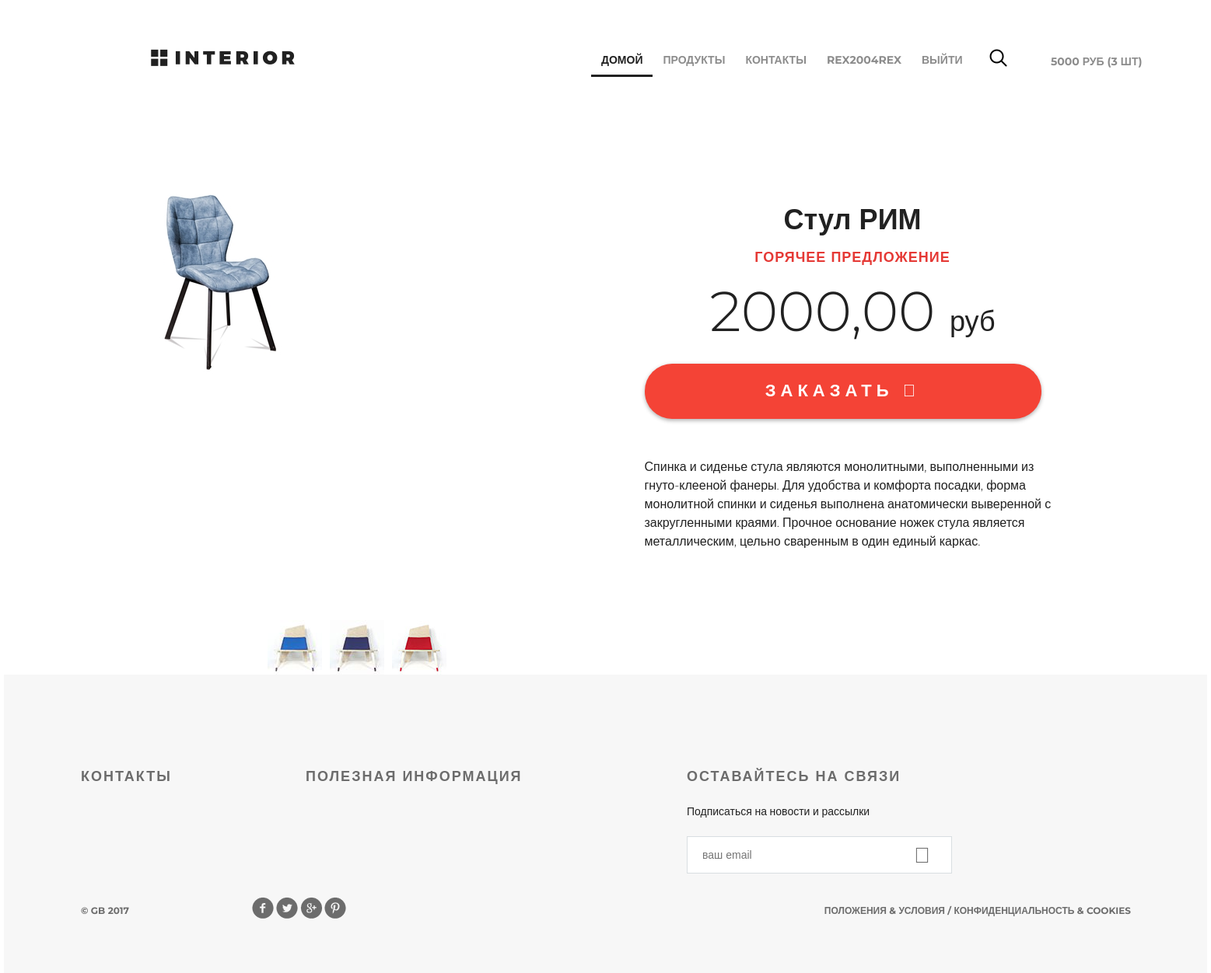
/products/product/3/ (signed in), run on the app's committed database.
### authapp/models.py (models this page shows)
class ShopUser(AbstractUser):
    avatar = models.ImageField(upload_to='users_avatars', blank=True)
    age = models.PositiveIntegerField(verbose_name='возраст')

### mainapp/models.py (models this page shows, shortened)
class Product(models.Model):
    category = models.ForeignKey(ProductCategory, on_delete=models.CASCADE)
    name = models.CharField(verbose_name='имя продукта', max_length=128)
    image = models.ImageField(upload_to='products_images', blank=True)
    short_desc = models.CharField(verbose_name='краткое описание продукта', max_length=60, blank=True)
    description = models.TextField(verbose_name='описание продукта', blank=True)
    price = models.DecimalField(verbose_name='цена продукта', max_digits=8, decimal_places=2, default=0)
    quantity = models.PositiveIntegerField(verbose_name='количество на складе', default=0)
    is_active = models.BooleanField(default=True)

### mainapp/views.py (the view)
# urls.py: path('product/<int:pk>/', product, name='detail'),
def product(request, pk):
    title = 'продукты'
    content = {
        'title': title,
        'links_menu': ProductCategory.objects.all(),
        'product': get_object_or_404(Product, pk=pk),
        'basket': get_basket(request.user),
    }
    return render(request, 'mainapp/product_detail.html', content)

### basketapp/models.py (called while the page is built)
    @property
    def product_cost(self):
        return self.product.price * self.quantity

    @property
    def total_quantity(self):
        _items = Basket.objects.filter(user=self.user)
        _total_quantity = sum(list(map(lambda x: x.quantity, _items)))
        return _total_quantity

    @property
    def total_cost(self):
        _items = Basket.objects.filter(user=self.user)
        _total_cost = sum(list(map(lambda x: x.product_cost, _items)))
        return _total_cost

### mainapp/views.py (called while the page is built)
def get_basket(user):
    if user.is_authenticated:
        return Basket.objects.filter(user=user)
    else:
        return []

### mainapp/templates/mainapp/product_detail.html (shortened to what this page needs)
{% extends 'geekshop/base.html' %}
{% load static %}
{% block css %}
    <link rel="stylesheet" type="text/css" href="{% static '/mainapp/style.css' %}">
{% endblock %}
{% block content %}
<div class="hero-white">
    <div class="header clearfix">
        {% include 'geekshop/includes/main_menu.html' %}
        <a href="#" class="basket"></a>
    </div>
</div>
<div class="details">
    <div class="details-products">
        <div class="details-slider">
            <div class="slider-product">
                <img src="{{ product.image.url }}">
            </div>
            <div class="slider-control">
                <div class="block">
                    <a href="#"><img src="{% static '/geekshop/img/controll.jpg' %}" alt="">
                    </a>
                </div>
                <div class="block">
                    <a href="#"><img src="{% static 'geekshop/img/controll1.jpg' %}" alt="">
                    </a>
                </div>
                <div class="block">
                    <a href="#"><img src="{% static 'geekshop/img/controll2.jpg' %}" alt="">
                    </a>
                </div>
            </div>
        </div>
        <div class="description">
            <h3 class="big-bold">{{ product.short_desc }}</h3>
            <h3 class="red">горячее предложение</h3>
            <p class="price"> {{ product.price }} <span>руб</span></p>
            <a href="{% url 'basket:add' pk=product.pk %}" class="red-button">
                заказать <i class="fa fa-chevron-right" aria-hidden="true"></i>
            </a>
            <div class="description-text">
                {{ product.description }}
            </div>
        </div>
    </div>
</div>
{% endblock %}

### geekshop/templates/geekshop/includes/main_menu.html (shortened to what this page needs)
<a href="{% url 'index' %}" class="logo"></a>
<ul class="menu">
    <li><a href="{% url 'index' %}" class="active">домой</a></li>
    <li><a href="{% url 'products:index' %}">продукты</a></li>
    <li><a href="{% url 'contacts' %}">контакты</a></li>
    {% if user.is_authenticated %}
        <li>
            <a href="{% url 'auth:edit' %}">
                {{ user.first_name|default:'Пользователь' }}
            </a>
        </li>
    {% endif %}
    <li>
        {% if user.is_authenticated %}
            <a href="{% url 'auth:logout' %}">выйти</a>
        {% else %}
            <a href="{% url 'auth:login' %}">войти</a>
        {% endif %}
    </li>
    {% if basket %}
        <li>
            <a href="{% url 'basket:index' %}" class="basket">
            <span>
            </span>
            </a>
        </li>
    {% endif %}
</ul>
<a href="#" class="search"></a>

### geekshop/static/geekshop/style.css (style rules this page uses)
* { margin: 0; padding: 0; }
body { font-family: 'Montserrat', sans-serif; }
html, body { height: 100%; }
.logo { background-image: url(img/logo.png); margin-top: 63px; width: 185px; height: 22px; float: left; }
.menu { list-style-type: none; margin-top: 67px; float: right; }
.menu li { float: left; }
.menu a { color: #8c8c8c; font-size: 14px; font-weight: 700; text-align: right; text-transform: uppercase; text-decoration: none; padding: 10px 13px; }
.menu .active { color: #212121; font-weight: 700; border-bottom: 3px solid #212121; }
.search { display: block; width: 23px; height: 23px; background-image: url(img/search.png); position: absolute; top: 63px; left: 1176px; }
.basket { display: block; width: 150px; height: 23px; background-image: url(img/basket.png); position: absolute; top: 60px; left: 1210px; }
.clearfix:after { content: ""; display: block; clear: both; }
.big-bold { color: #212121; font-size: 36px; font-weight: 700; text-align: left; margin-bottom: 24px; line-height: 36px; }
.red { text-transform: uppercase; color: #e53935; font-size: 18px; font-weight: 700; text-align: left; letter-spacing: 1px; line-height: 17px; margin-bottom: 22px; }
.hero-white { background-color: #fff; height: 119px; padding-left: 98px; padding-right: 211px; position: relative; }
.details-products { padding-left: 98px; padding-right: 98px; margin-top: 98px; height: 651px; }
.details-slider { width: 570px; float: left; margin-right: 30px; }
.slider-product { width: 570px; height: 570px; }
.slider-control { width: 420px; height: 70px; margin: 11px auto 0px; padding-left: 150px }
.slider-control .block { height: 70px; width: 70px; position: relative; float: left; margin-right: 10px; }
.description { width: 535px; float: right; padding-left: 35px }
.description .big-bold { color: #212121; font-size: 36px; font-weight: 700; text-align: center; margin-top: 47px; margin-bottom: 0px; }
.description .red { text-transform: uppercase; color: #e53935; font-size: 18px; font-weight: 700; text-align: center; letter-spacing: 1px; line-height: 17px; margin-top: 23px; margin-bottom: 36px; }
.description .price { color: #212121; font-size: 72px; font-weight: 300; line-height: 48px; text-align: center; }
.description .price span { color: #212121; font-size: 36px; font-weight: 300; line-height: 48px; text-align: center; }
.description-text { margin-top: 50px; color: #212121; font-size: 16px; font-weight: 300; line-height: 24px; text-align: left; }

### mainapp/static/mainapp/style.css (style rules this page uses)
.red-button { display: block; height: 71px; width: 510px; border-radius: 35px; background-color: #f44336; text-align: center; text-transform: uppercase; text-decoration: none; color: #ffffff; font-size: 22px; font-weight: 700; line-height: 24px; box-shadow: 0px 2px 4.85px 0.15px rgba(33, 33, 33, 0.35); line-height: 70px; letter-spacing: 6px; margin-top: 31px; }

### data on the page
ShopUser: first_name "REX2004REX"
Product: image (picture), short_desc "Стул РИМ", price "2000,00", description "Спинка и сиденье стула являются монолитными, выполненными из гнуто-клееной фанеры. Для удобства и комфорта посадки, форма монолитной спинки и сиденья выполнена анатомически выверенной с закругленными краями. Прочное основание ножек стула является металлическим, цельно сваренным в один единый каркас."
